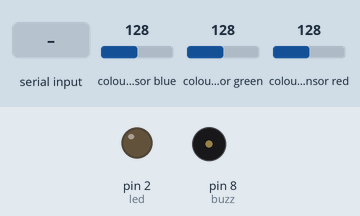
The sketch below on a simulated Arduino Uno, built with avr-gcc and run on an emulated ATmega328P. Shown: output pins drawn as LEDs (lit = HIGH), buzzer (waves = sounding). Wiring (inferred from the names in the program): TCS34725 colour sensor at I2C address 0x29. Inputs (shaded band) come from the test bench; at power-on: colour sensor blue 128, colour sensor green 128, colour sensor red 128.

Above: at 1.2 s.
1.3 s: "tone_red\n" received over Serial
At 2.4 s:
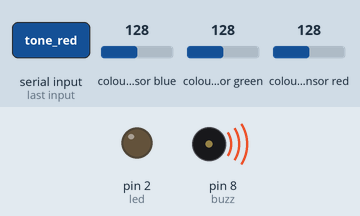
4.3 s: "led_on\n" received over Serial
At 4.6 s:
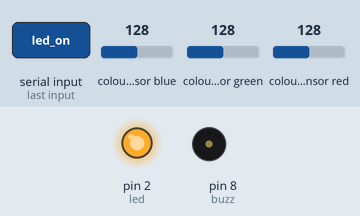
5.8 s: "tone_green\n" received over Serial
At 7.0 s:
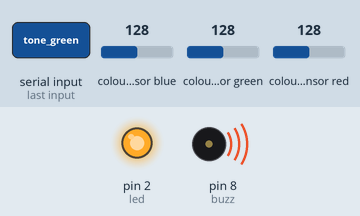
8.8 s: "led_off\n" received over Serial
At 9.3 s:
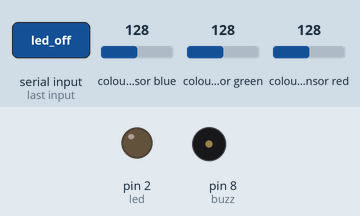
Timing chart, 0 to 11.3 s (numbered marks = the images above; inputs shaded):
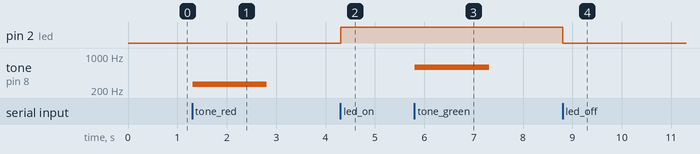

Measured:
- after the input at 1.3 s, tone on pin 8 (buzz): silent → 262 Hz at once, → silent 1.5 s later
- after the input at 4.3 s, pin 2 (led): LOW → HIGH at once
- after the input at 5.8 s, tone on pin 8 (buzz): silent → 587 Hz at once, → silent 1.5 s later
- after the input at 8.8 s, pin 2 (led): HIGH → LOW at once

The sketch:

color_to_sound_annika.ino
```cpp
#include <Wire.h>    // include support for the I2C functionality
const int TCS34725=0x29;                      // I2C address
int buzz = 8;                                 // Piezo Buzzer
int led = 2;                                  // LED on breakout board
void I2Cwrite(int addr, int reg, int val) {   // I2C write
  Wire.beginTransmission(addr);               // address
  Wire.write(0xFF & (0x80 | reg));            // register with command bit set
  Wire.write(val);                            // write value
  Wire.endTransmission(true);
}
int I2Cread(int addr, int reg) {              //I2C read
  Wire.beginTransmission(addr);
  Wire.write(0xFF & (0x80 | reg));            // start register address
  Wire.endTransmission(false);
  Wire.requestFrom(addr,1);                   // request one byte
  return Wire.read();                         // read and return
}
void color_begin() {                          // we need to turn the device ON
  delay(10);                                  // wait
  I2Cwrite(TCS34725,0x00,0x01);               // first PON
  delay(3);                                   // see note 2 on page 20
  I2Cwrite(TCS34725,0x00,0x03);               // then AEN
}
void setup() {
  Serial.begin(9600);                   // baud rate
  while (!Serial) {;}                   // wait for serial to come up
  Wire.begin();                         // initialize the I2C functionality
  pinMode(led,OUTPUT);                  // control the LED on breakout board
  digitalWrite(led,LOW);                // initially it is off
  color_begin();
}
void loop() {
  if (Serial.available()) {  // wait until someone asks
    int b1,b2,b3,b4,b5,b6,b7,b8,clea,red,green,blue,d;
    char line[30];
    b1=I2Cread(TCS34725,0x14);         // raw data, clear
    b2=I2Cread(TCS34725,0x15);
    clea=b2*256+b1;                    // combine bytes to 16-bit word
    b3=I2Cread(TCS34725,0x16);         // raw data, red
    b4=I2Cread(TCS34725,0x17);
    red=b4*256+b3;
    b5=I2Cread(TCS34725,0x18);         // raw data, green
    b6=I2Cread(TCS34725,0x19);
    green=b6*256+b5;
    b7=I2Cread(TCS34725,0x1A);         // raw data, blue
    b8=I2Cread(TCS34725,0x1B);
    blue=b8*256+b7;
    if (clea < 1000) {                 // convert brightness to duration
      d=500;                           // 0.5 seconds
    } else if (clea > 1000) {
      d=1500;                          // 1.5 seconds
    }
    Serial.readStringUntil('\n').toCharArray(line,30);
    if (strstr(line,"color?")==line) {
      Serial.print(clea); Serial.print(" ");
      Serial.print(red); Serial.print(" ");
      Serial.print(green); Serial.print(" ");
      Serial.println(blue);
    } else if (strstr(line,"tone_red")==line) {
      tone(buzz, 262, d);
    } else if (strstr(line,"tone_green")==line) {
      tone(buzz, 587, d);
    } else if (strstr(line,"tone_blue")==line) {
      tone(buzz, 880, d);
    } else if (strstr(line,"tone_yellow")==line) {
      tone(buzz, 392, d);
    } else if (strstr(line,"no_color")==line) {
      tone(buzz, 130, d);
    } else if (strstr(line,"led_on")==line) {
      digitalWrite(led,HIGH);
    } else if (strstr(line,"led_off")==line) {
      digitalWrite(led,LOW);
    } else {
      Serial.println("unknown command");
    }
    delay(d); // wait for the tone to end
  }
}
```
